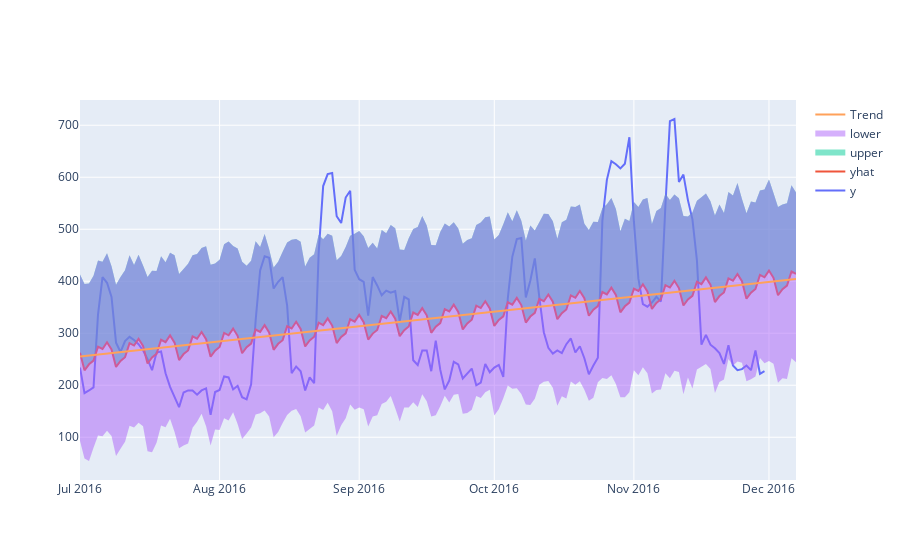

The code cell stored with this chart in its notebook:
### Markdown cell above
### Предсказание продаж

Будем использовать модель `Prophet`, которая автоматически учитывает и тренд, и сезонность, и выбросы

### Code cell
from prophet import Prophet

# Сбрасываем индекс, чтобы даты стали отдельным столбцом
df_prepared = df.reset_index()

# Переименовываем столбцы в формат, ожидаемый Prophet
df_prepared = df_prepared.rename(columns={'date': 'ds', 'receipts_count': 'y'})

m = Prophet()
m.fit(df_prepared)
future = m.make_future_dataframe(periods=7)
forecast = m.predict(future)

py.iplot([
    go.Scatter(x=df_prepared['ds'], y=df_prepared['y'], name='y'),
    go.Scatter(x=forecast['ds'], y=forecast['yhat'], name='yhat'),
    go.Scatter(x=forecast['ds'], y=forecast['yhat_upper'], fill='tonexty', mode='none', name='upper'),
    go.Scatter(x=forecast['ds'], y=forecast['yhat_lower'], fill='tonexty', mode='none', name='lower'),
    go.Scatter(x=forecast['ds'], y=forecast['trend'], name='Trend')
])

# Вычислим среднеквадратичную ошибку.
print('RMSE: %f' % np.sqrt(np.mean((forecast.loc[:df_prepared.shape[0] - 7, 'yhat']-df_prepared['y'])**2)) )

### Figure 1 — Plotly figure (JSON) as saved in the notebook; plotly's stock layout.template omitted (floating-point values rounded to 4 significant figures; data arrays with more than 128 entries replaced by an {"elided": "..."} marker saying what was removed)
{"data": [{"name": "y", "type": "scatter", "x": {"elided": "153 str values"}, "y": {"elided": "153 int values"}}, {"name": "yhat", "type": "scatter", "x": {"elided": "160 str values"}, "y": {"elided": "160 float values"}}, {"fill": "tonexty", "mode": "none", "name": "upper", "type": "scatter", "x": {"elided": "160 str values"}, "y": {"elided": "160 float values"}}, {"fill": "tonexty", "mode": "none", "name": "lower", "type": "scatter", "x": {"elided": "160 str values"}, "y": {"elided": "160 float values"}}, {"name": "Trend", "type": "scatter", "x": {"elided": "160 str values"}, "y": {"elided": "160 float values"}}], "layout": {}}
